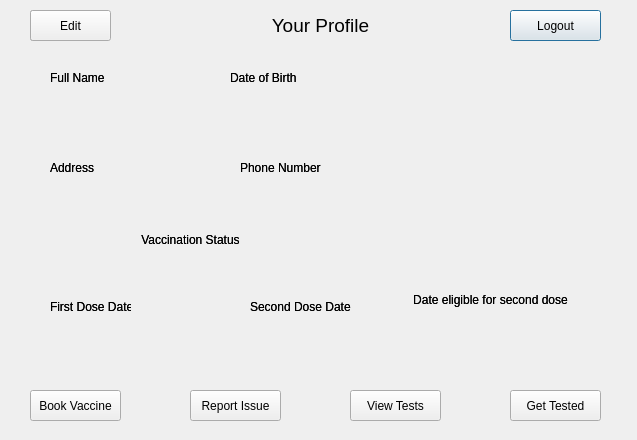
<?xml version="1.0" encoding="UTF-8"?>
<ui version="4.0">
 <class>user_profile</class>
 <widget class="QDialog" name="user_profile">
  <property name="geometry">
   <rect>
    <x>0</x>
    <y>0</y>
    <width>637</width>
    <height>440</height>
   </rect>
  </property>
  <property name="windowTitle">
   <string>Dialog</string>
  </property>
  <widget class="QLabel" name="label_title">
   <property name="geometry">
    <rect>
     <x>250</x>
     <y>10</y>
     <width>141</width>
     <height>31</height>
    </rect>
   </property>
   <property name="font">
    <font>
     <pointsize>14</pointsize>
    </font>
   </property>
   <property name="text">
    <string>Your Profile</string>
   </property>
   <property name="alignment">
    <set>Qt::AlignCenter</set>
   </property>
  </widget>
  <widget class="QPushButton" name="pushButton_logout">
   <property name="geometry">
    <rect>
     <x>510</x>
     <y>10</y>
     <width>91</width>
     <height>31</height>
    </rect>
   </property>
   <property name="text">
    <string>Logout</string>
   </property>
  </widget>
  <widget class="QPushButton" name="pushButton_edit">
   <property name="geometry">
    <rect>
     <x>30</x>
     <y>10</y>
     <width>81</width>
     <height>31</height>
    </rect>
   </property>
   <property name="text">
    <string>Edit</string>
   </property>
  </widget>
  <widget class="QGroupBox" name="groupBox_edit">
   <property name="geometry">
    <rect>
     <x>40</x>
     <y>40</y>
     <width>551</width>
     <height>371</height>
    </rect>
   </property>
   <property name="styleSheet">
    <string notr="true">border:none;
color:black;</string>
   </property>
   <property name="title">
    <string/>
   </property>
   <widget class="QLabel" name="label_fullname_2">
    <property name="geometry">
     <rect>
      <x>10</x>
      <y>30</y>
      <width>61</width>
      <height>16</height>
     </rect>
    </property>
    <property name="text">
     <string>Full Name</string>
    </property>
   </widget>
   <widget class="QLabel" name="user_phone_2">
    <property name="geometry">
     <rect>
      <x>200</x>
      <y>140</y>
      <width>141</width>
      <height>16</height>
     </rect>
    </property>
    <property name="font">
     <font>
      <pointsize>12</pointsize>
     </font>
    </property>
    <property name="text">
     <string/>
    </property>
   </widget>
   <widget class="QLabel" name="label_dob_2">
    <property name="geometry">
     <rect>
      <x>190</x>
      <y>30</y>
      <width>81</width>
      <height>16</height>
     </rect>
    </property>
    <property name="text">
     <string>Date of Birth</string>
    </property>
   </widget>
   <widget class="QLabel" name="user_dob_2">
    <property name="geometry">
     <rect>
      <x>190</x>
      <y>50</y>
      <width>141</width>
      <height>16</height>
     </rect>
    </property>
    <property name="font">
     <font>
      <pointsize>12</pointsize>
     </font>
    </property>
    <property name="text">
     <string/>
    </property>
   </widget>
   <widget class="QLabel" name="label_address_3">
    <property name="geometry">
     <rect>
      <x>10</x>
      <y>120</y>
      <width>81</width>
      <height>16</height>
     </rect>
    </property>
    <property name="text">
     <string>Address</string>
    </property>
   </widget>
   <widget class="QLabel" name="user_address_2">
    <property name="geometry">
     <rect>
      <x>10</x>
      <y>140</y>
      <width>141</width>
      <height>16</height>
     </rect>
    </property>
    <property name="font">
     <font>
      <pointsize>12</pointsize>
     </font>
    </property>
    <property name="text">
     <string/>
    </property>
   </widget>
   <widget class="QLabel" name="user_fullname_2">
    <property name="geometry">
     <rect>
      <x>10</x>
      <y>50</y>
      <width>141</width>
      <height>16</height>
     </rect>
    </property>
    <property name="font">
     <font>
      <pointsize>12</pointsize>
     </font>
    </property>
    <property name="text">
     <string/>
    </property>
   </widget>
   <widget class="QLabel" name="label_phone_2">
    <property name="geometry">
     <rect>
      <x>200</x>
      <y>120</y>
      <width>81</width>
      <height>16</height>
     </rect>
    </property>
    <property name="text">
     <string>Phone Number</string>
    </property>
   </widget>
   <widget class="QLabel" name="user_vaxStatus_2">
    <property name="geometry">
     <rect>
      <x>80</x>
      <y>210</y>
      <width>141</width>
      <height>16</height>
     </rect>
    </property>
    <property name="font">
     <font>
      <pointsize>12</pointsize>
     </font>
    </property>
    <property name="text">
     <string/>
    </property>
    <property name="alignment">
     <set>Qt::AlignCenter</set>
    </property>
   </widget>
   <widget class="QGroupBox" name="VaxDates_2">
    <property name="geometry">
     <rect>
      <x>0</x>
      <y>249</y>
      <width>331</width>
      <height>81</height>
     </rect>
    </property>
    <property name="font">
     <font>
      <kerning>true</kerning>
     </font>
    </property>
    <property name="styleSheet">
     <string notr="true">border:none;
color:black;</string>
    </property>
    <property name="title">
     <string/>
    </property>
    <widget class="QLabel" name="label_firstDose_2">
     <property name="geometry">
      <rect>
       <x>10</x>
       <y>10</y>
       <width>81</width>
       <height>16</height>
      </rect>
     </property>
     <property name="text">
      <string>First Dose Date</string>
     </property>
    </widget>
    <widget class="QLabel" name="label_secondDose_2">
     <property name="geometry">
      <rect>
       <x>210</x>
       <y>10</y>
       <width>101</width>
       <height>16</height>
      </rect>
     </property>
     <property name="text">
      <string>Second Dose Date</string>
     </property>
    </widget>
    <widget class="QLabel" name="user_firstDoseDate_2">
     <property name="geometry">
      <rect>
       <x>10</x>
       <y>30</y>
       <width>111</width>
       <height>21</height>
      </rect>
     </property>
     <property name="font">
      <font>
       <pointsize>12</pointsize>
      </font>
     </property>
     <property name="text">
      <string/>
     </property>
    </widget>
    <widget class="QLabel" name="user_secondDoseDate_2">
     <property name="geometry">
      <rect>
       <x>210</x>
       <y>30</y>
       <width>111</width>
       <height>21</height>
      </rect>
     </property>
     <property name="font">
      <font>
       <pointsize>12</pointsize>
      </font>
     </property>
     <property name="text">
      <string/>
     </property>
    </widget>
   </widget>
   <widget class="QLabel" name="label_address_4">
    <property name="geometry">
     <rect>
      <x>90</x>
      <y>190</y>
      <width>121</width>
      <height>20</height>
     </rect>
    </property>
    <property name="text">
     <string>Vaccination Status</string>
    </property>
    <property name="alignment">
     <set>Qt::AlignCenter</set>
    </property>
   </widget>
   <widget class="QGroupBox" name="vaxEligibility_2">
    <property name="geometry">
     <rect>
      <x>370</x>
      <y>240</y>
      <width>161</width>
      <height>101</height>
     </rect>
    </property>
    <property name="styleSheet">
     <string notr="true">border:none;
color:black;</string>
    </property>
    <property name="title">
     <string/>
    </property>
    <widget class="QLabel" name="label_5">
     <property name="geometry">
      <rect>
       <x>-10</x>
       <y>10</y>
       <width>181</width>
       <height>20</height>
      </rect>
     </property>
     <property name="text">
      <string>Date eligible for second dose</string>
     </property>
     <property name="alignment">
      <set>Qt::AlignCenter</set>
     </property>
    </widget>
    <widget class="QLabel" name="label_eligibleDate_2">
     <property name="geometry">
      <rect>
       <x>0</x>
       <y>40</y>
       <width>161</width>
       <height>31</height>
      </rect>
     </property>
     <property name="font">
      <font>
       <pointsize>20</pointsize>
      </font>
     </property>
     <property name="text">
      <string/>
     </property>
     <property name="alignment">
      <set>Qt::AlignCenter</set>
     </property>
    </widget>
   </widget>
   <widget class="QLabel" name="label_qrcode_2">
    <property name="geometry">
     <rect>
      <x>360</x>
      <y>20</y>
      <width>181</width>
      <height>181</height>
     </rect>
    </property>
    <property name="text">
     <string/>
    </property>
   </widget>
  </widget>
  <widget class="QGroupBox" name="groupBox">
   <property name="geometry">
    <rect>
     <x>40</x>
     <y>50</y>
     <width>551</width>
     <height>351</height>
    </rect>
   </property>
   <property name="styleSheet">
    <string notr="true">border:none;
color:black;</string>
   </property>
   <property name="title">
    <string/>
   </property>
   <widget class="QLabel" name="label_fullname">
    <property name="geometry">
     <rect>
      <x>10</x>
      <y>20</y>
      <width>61</width>
      <height>16</height>
     </rect>
    </property>
    <property name="text">
     <string>Full Name</string>
    </property>
   </widget>
   <widget class="QLabel" name="user_phone">
    <property name="geometry">
     <rect>
      <x>200</x>
      <y>130</y>
      <width>141</width>
      <height>16</height>
     </rect>
    </property>
    <property name="font">
     <font>
      <pointsize>12</pointsize>
     </font>
    </property>
    <property name="text">
     <string/>
    </property>
   </widget>
   <widget class="QLabel" name="label_dob">
    <property name="geometry">
     <rect>
      <x>190</x>
      <y>20</y>
      <width>81</width>
      <height>16</height>
     </rect>
    </property>
    <property name="text">
     <string>Date of Birth</string>
    </property>
   </widget>
   <widget class="QLabel" name="user_dob">
    <property name="geometry">
     <rect>
      <x>190</x>
      <y>40</y>
      <width>141</width>
      <height>16</height>
     </rect>
    </property>
    <property name="font">
     <font>
      <pointsize>12</pointsize>
     </font>
    </property>
    <property name="text">
     <string/>
    </property>
   </widget>
   <widget class="QLabel" name="label_address">
    <property name="geometry">
     <rect>
      <x>10</x>
      <y>110</y>
      <width>81</width>
      <height>16</height>
     </rect>
    </property>
    <property name="text">
     <string>Address</string>
    </property>
   </widget>
   <widget class="QLabel" name="user_fullname">
    <property name="geometry">
     <rect>
      <x>10</x>
      <y>40</y>
      <width>141</width>
      <height>16</height>
     </rect>
    </property>
    <property name="font">
     <font>
      <pointsize>12</pointsize>
     </font>
    </property>
    <property name="text">
     <string/>
    </property>
   </widget>
   <widget class="QLabel" name="user_address">
    <property name="geometry">
     <rect>
      <x>10</x>
      <y>130</y>
      <width>141</width>
      <height>16</height>
     </rect>
    </property>
    <property name="font">
     <font>
      <pointsize>12</pointsize>
     </font>
    </property>
    <property name="text">
     <string/>
    </property>
   </widget>
   <widget class="QLabel" name="label_phone">
    <property name="geometry">
     <rect>
      <x>200</x>
      <y>110</y>
      <width>81</width>
      <height>16</height>
     </rect>
    </property>
    <property name="text">
     <string>Phone Number</string>
    </property>
   </widget>
   <widget class="QGroupBox" name="VaxDates">
    <property name="geometry">
     <rect>
      <x>0</x>
      <y>239</y>
      <width>331</width>
      <height>81</height>
     </rect>
    </property>
    <property name="font">
     <font>
      <kerning>true</kerning>
     </font>
    </property>
    <property name="styleSheet">
     <string notr="true">border:none;
color:black;</string>
    </property>
    <property name="title">
     <string/>
    </property>
    <widget class="QLabel" name="label_firstDose">
     <property name="geometry">
      <rect>
       <x>10</x>
       <y>10</y>
       <width>81</width>
       <height>16</height>
      </rect>
     </property>
     <property name="text">
      <string>First Dose Date</string>
     </property>
    </widget>
    <widget class="QLabel" name="label_secondDose">
     <property name="geometry">
      <rect>
       <x>210</x>
       <y>10</y>
       <width>101</width>
       <height>16</height>
      </rect>
     </property>
     <property name="text">
      <string>Second Dose Date</string>
     </property>
    </widget>
    <widget class="QLabel" name="user_firstDoseDate">
     <property name="geometry">
      <rect>
       <x>10</x>
       <y>30</y>
       <width>111</width>
       <height>21</height>
      </rect>
     </property>
     <property name="font">
      <font>
       <pointsize>12</pointsize>
      </font>
     </property>
     <property name="text">
      <string/>
     </property>
    </widget>
    <widget class="QLabel" name="user_secondDoseDate">
     <property name="geometry">
      <rect>
       <x>210</x>
       <y>30</y>
       <width>111</width>
       <height>21</height>
      </rect>
     </property>
     <property name="font">
      <font>
       <pointsize>12</pointsize>
      </font>
     </property>
     <property name="text">
      <string/>
     </property>
    </widget>
   </widget>
   <widget class="QLabel" name="user_vaxStatus">
    <property name="geometry">
     <rect>
      <x>80</x>
      <y>200</y>
      <width>141</width>
      <height>16</height>
     </rect>
    </property>
    <property name="font">
     <font>
      <pointsize>12</pointsize>
     </font>
    </property>
    <property name="text">
     <string/>
    </property>
    <property name="alignment">
     <set>Qt::AlignCenter</set>
    </property>
   </widget>
   <widget class="QLabel" name="label_address_2">
    <property name="geometry">
     <rect>
      <x>90</x>
      <y>180</y>
      <width>121</width>
      <height>20</height>
     </rect>
    </property>
    <property name="text">
     <string>Vaccination Status</string>
    </property>
    <property name="alignment">
     <set>Qt::AlignCenter</set>
    </property>
   </widget>
   <widget class="QGroupBox" name="vaxEligibility">
    <property name="geometry">
     <rect>
      <x>370</x>
      <y>230</y>
      <width>161</width>
      <height>101</height>
     </rect>
    </property>
    <property name="styleSheet">
     <string notr="true">border:none;
color:black;</string>
    </property>
    <property name="title">
     <string/>
    </property>
    <widget class="QLabel" name="label_4">
     <property name="geometry">
      <rect>
       <x>-10</x>
       <y>10</y>
       <width>181</width>
       <height>20</height>
      </rect>
     </property>
     <property name="text">
      <string>Date eligible for second dose</string>
     </property>
     <property name="alignment">
      <set>Qt::AlignCenter</set>
     </property>
    </widget>
    <widget class="QLabel" name="label_eligibleDate">
     <property name="geometry">
      <rect>
       <x>0</x>
       <y>40</y>
       <width>161</width>
       <height>31</height>
      </rect>
     </property>
     <property name="font">
      <font>
       <pointsize>20</pointsize>
      </font>
     </property>
     <property name="text">
      <string/>
     </property>
     <property name="alignment">
      <set>Qt::AlignCenter</set>
     </property>
    </widget>
   </widget>
   <widget class="QLabel" name="label_qrcode">
    <property name="geometry">
     <rect>
      <x>360</x>
      <y>10</y>
      <width>181</width>
      <height>181</height>
     </rect>
    </property>
    <property name="text">
     <string/>
    </property>
   </widget>
  </widget>
  <widget class="QPushButton" name="pushButton_finishEdit">
   <property name="geometry">
    <rect>
     <x>30</x>
     <y>10</y>
     <width>80</width>
     <height>31</height>
    </rect>
   </property>
   <property name="text">
    <string>Finish Editing</string>
   </property>
  </widget>
  <widget class="QPushButton" name="pushButton_viewTests">
   <property name="geometry">
    <rect>
     <x>350</x>
     <y>390</y>
     <width>91</width>
     <height>31</height>
    </rect>
   </property>
   <property name="text">
    <string>View Tests</string>
   </property>
  </widget>
  <widget class="QPushButton" name="pushButton_Book">
   <property name="geometry">
    <rect>
     <x>30</x>
     <y>390</y>
     <width>91</width>
     <height>31</height>
    </rect>
   </property>
   <property name="text">
    <string>Book Vaccine</string>
   </property>
  </widget>
  <widget class="QPushButton" name="pushButton_getTested">
   <property name="geometry">
    <rect>
     <x>510</x>
     <y>390</y>
     <width>91</width>
     <height>31</height>
    </rect>
   </property>
   <property name="text">
    <string>Get Tested</string>
   </property>
  </widget>
  <widget class="QPushButton" name="pushButton_reportIssue">
   <property name="geometry">
    <rect>
     <x>190</x>
     <y>390</y>
     <width>91</width>
     <height>31</height>
    </rect>
   </property>
   <property name="text">
    <string>Report Issue</string>
   </property>
  </widget>
  <zorder>groupBox</zorder>
  <zorder>pushButton_finishEdit</zorder>
  <zorder>label_title</zorder>
  <zorder>pushButton_logout</zorder>
  <zorder>pushButton_edit</zorder>
  <zorder>groupBox_edit</zorder>
  <zorder>pushButton_viewTests</zorder>
  <zorder>pushButton_Book</zorder>
  <zorder>pushButton_getTested</zorder>
  <zorder>pushButton_reportIssue</zorder>
 </widget>
 <resources/>
 <connections/>
</ui>
